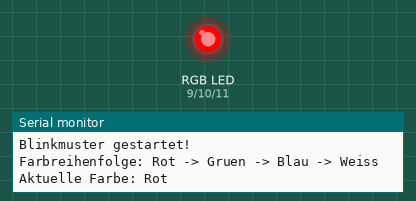
Bench run of a sketch on a simulated Arduino Uno, built with avr-gcc and run on an emulated ATmega328P. Parts: an RGB LED mixed from three pins (HIGH = lit), the last lines printed to the serial monitor.

Above: at 0.2 s.
At 1.4 s:
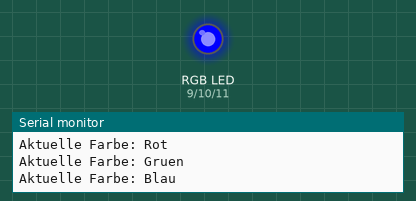
At 2.38 s:
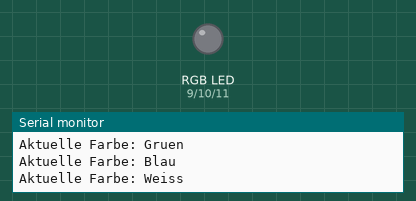
At 3.2 s:
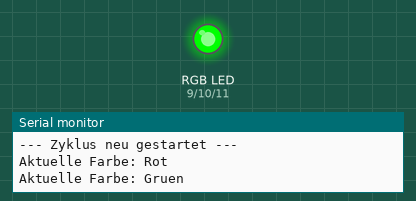
At 4.4 s:
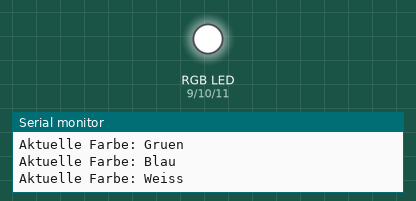
Timing chart, 0 to 5.5 s (numbered marks = the images above):
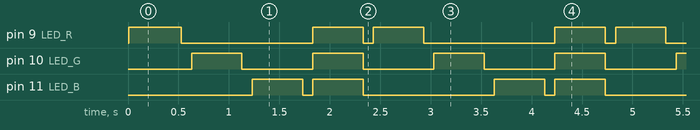

Measured:
- by itself, pin 9 (LED_R): repeats every 2.4 s: LOW 1.3 s, HIGH 0.50 s, LOW 0.10 s, HIGH 0.50 s
- by itself, pin 10 (LED_G): alternates HIGH for 0.50 s and LOW for 0.70 s
- by itself, pin 11 (LED_B): repeats every 2.4 s: LOW 0.10 s, HIGH 0.50 s, LOW 1.3 s, HIGH 0.50 s

The sketch:

challenge2_blinkmuster.ino
```cpp
// Challenge 2: Blinkmuster mit vordefinierten Farben
// Die RGB-LED blinkt nacheinander in Rot, Gruen, Blau und Weiss

const int LED_R = 9;    // Rote LED an PWM-Pin 9
const int LED_G = 10;   // Gruene LED an PWM-Pin 10
const int LED_B = 11;   // Blaue LED an PWM-Pin 11

const int BLINK_DELAY = 500;  // Zeit pro Farbe in Millisekunden

// Farbdefinitionen als Arrays [R, G, B]
const int FARBEN[][3] = {
  {255, 0, 0},      // Rot
  {0, 255, 0},      // Gruen
  {0, 0, 255},      // Blau
  {255, 255, 255}   // Weiss
};

// Namen der Farben fuer Serial-Ausgabe
const char* FARB_NAMEN[] = {"Rot", "Gruen", "Blau", "Weiss"};

const int ANZAHL_FARBEN = 4;  // Anzahl der Farben im Array

int aktuelleFarbe = 0;  // Index der aktuellen Farbe

void setup() {
  // RGB-LED Pins als Ausgang
  pinMode(LED_R, OUTPUT);
  pinMode(LED_G, OUTPUT);
  pinMode(LED_B, OUTPUT);

  Serial.begin(9600);
  Serial.println("Blinkmuster gestartet!");
  Serial.println("Farbreihenfolge: Rot -> Gruen -> Blau -> Weiss");
}

void loop() {
  // Aktuelle Farbe setzen
  setFarbe(FARBEN[aktuelleFarbe][0],   // Rot-Wert
           FARBEN[aktuelleFarbe][1],   // Gruen-Wert
           FARBEN[aktuelleFarbe][2]);  // Blau-Wert

  // Farbe im Serial Monitor anzeigen
  Serial.print("Aktuelle Farbe: ");
  Serial.println(FARB_NAMEN[aktuelleFarbe]);

  // Warten
  delay(BLINK_DELAY);

  // LED aus (kurze Pause zwischen Farben)
  setFarbe(0, 0, 0);
  delay(100);

  // Zur naechsten Farbe wechseln
  aktuelleFarbe++;
  if (aktuelleFarbe >= ANZAHL_FARBEN) {
    aktuelleFarbe = 0;  // Zurueck zur ersten Farbe
    Serial.println("--- Zyklus neu gestartet ---");
  }
}

// Hilfsfunktion: RGB-Farbe setzen
void setFarbe(int r, int g, int b) {
  analogWrite(LED_R, r);
  analogWrite(LED_G, g);
  analogWrite(LED_B, b);
}
```
